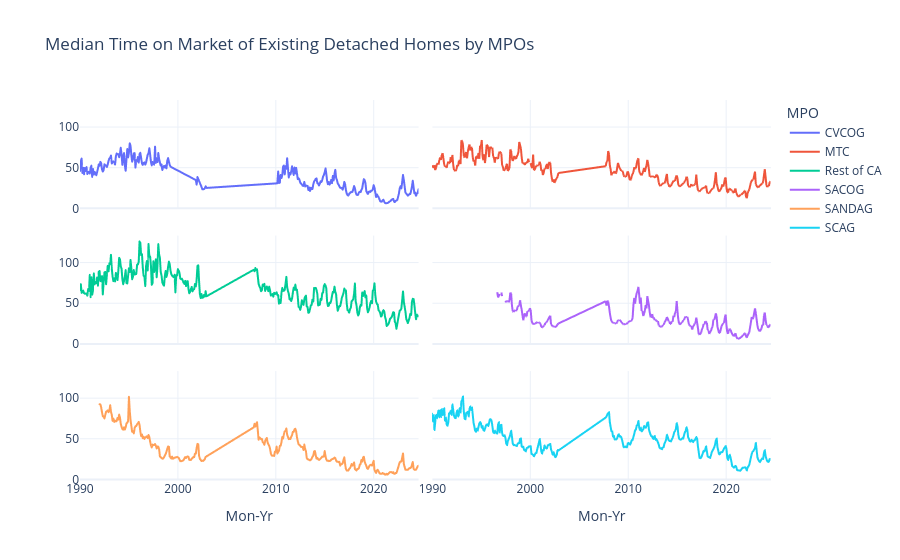

Notebook code for this chart:
### Code cell
# Median Time on Market plot

fig = px.line(mpo_frame, 
              x='Mon-Yr', 
              y='Market Time', 
              color='MPO', 
              facet_col='MPO', 
              template='plotly_white',
              facet_col_wrap=2, title='Median Time on Market of Existing Detached Homes by MPOs',
              labels={"Market Time": "Time in Days"})

fig.update_layout(
    yaxis_title=None,
    showlegend=True            
)

fig.for_each_annotation(lambda a: a.update(text=''))
fig.for_each_yaxis(lambda y: y.update(title_text=''))


fig.show()

### Figure 1 — Plotly figure (JSON) as saved in the notebook; plotly's stock layout.template omitted (floating-point values rounded to 4 significant figures; data arrays with more than 128 entries replaced by an {"elided": "..."} marker saying what was removed)
{"data": [{"hovertemplate": "MPO=CVCOG<br>Mon-Yr=%{x}<br>Time in Days=%{y}<extra></extra>", "legendgroup": "CVCOG", "line": {"color": "#636efa", "dash": "solid"}, "marker": {"symbol": "circle"}, "mode": "lines", "name": "CVCOG", "showlegend": true, "type": "scattergl", "x": {"elided": "290 str values"}, "xaxis": "x5", "y": {"elided": "290 float values"}, "yaxis": "y5"}, {"hovertemplate": "MPO=MTC<br>Mon-Yr=%{x}<br>Time in Days=%{y}<extra></extra>", "legendgroup": "MTC", "line": {"color": "#EF553B", "dash": "solid"}, "marker": {"symbol": "circle"}, "mode": "lines", "name": "MTC", "showlegend": true, "type": "scattergl", "x": {"elided": "353 str values"}, "xaxis": "x6", "y": {"elided": "353 float values"}, "yaxis": "y6"}, {"hovertemplate": "MPO=Rest of CA<br>Mon-Yr=%{x}<br>Time in Days=%{y}<extra></extra>", "legendgroup": "Rest of CA", "line": {"color": "#00cc96", "dash": "solid"}, "marker": {"symbol": "circle"}, "mode": "lines", "name": "Rest of CA", "showlegend": true, "type": "scattergl", "x": {"elided": "354 str values"}, "xaxis": "x3", "y": {"elided": "354 float values"}, "yaxis": "y3"}, {"hovertemplate": "MPO=SACOG<br>Mon-Yr=%{x}<br>Time in Days=%{y}<extra></extra>", "legendgroup": "SACOG", "line": {"color": "#ab63fa", "dash": "solid"}, "marker": {"symbol": "circle"}, "mode": "lines", "name": "SACOG", "showlegend": true, "type": "scattergl", "x": {"elided": "274 str values"}, "xaxis": "x4", "y": {"elided": "274 float values"}, "yaxis": "y4"}, {"hovertemplate": "MPO=SANDAG<br>Mon-Yr=%{x}<br>Time in Days=%{y}<extra></extra>", "legendgroup": "SANDAG", "line": {"color": "#FFA15A", "dash": "solid"}, "marker": {"symbol": "circle"}, "mode": "lines", "name": "SANDAG", "showlegend": true, "type": "scattergl", "x": {"elided": "328 str values"}, "xaxis": "x", "y": {"elided": "328 float values"}, "yaxis": "y"}, {"hovertemplate": "MPO=SCAG<br>Mon-Yr=%{x}<br>Time in Days=%{y}<extra></extra>", "legendgroup": "SCAG", "line": {"color": "#19d3f3", "dash": "solid"}, "marker": {"symbol": "circle"}, "mode": "lines", "name": "SCAG", "showlegend": true, "type": "scattergl", "x": {"elided": "354 str values"}, "xaxis": "x2", "y": {"elided": "354 float values"}, "yaxis": "y2"}], "layout": {"annotations": [{"font": {}, "showarrow": false, "text": "", "x": 0.245, "xanchor": "center", "xref": "paper", "y": 0.2867, "yanchor": "bottom", "yref": "paper"}, {"font": {}, "showarrow": false, "text": "", "x": 0.755, "xanchor": "center", "xref": "paper", "y": 0.2867, "yanchor": "bottom", "yref": "paper"}, {"font": {}, "showarrow": false, "text": "", "x": 0.245, "xanchor": "center", "xref": "paper", "y": 0.6433, "yanchor": "bottom", "yref": "paper"}, {"font": {}, "showarrow": false, "text": "", "x": 0.755, "xanchor": "center", "xref": "paper", "y": 0.6433, "yanchor": "bottom", "yref": "paper"}, {"font": {}, "showarrow": false, "text": "", "x": 0.245, "xanchor": "center", "xref": "paper", "y": 1.0, "yanchor": "bottom", "yref": "paper"}, {"font": {}, "showarrow": false, "text": "", "x": 0.755, "xanchor": "center", "xref": "paper", "y": 1.0, "yanchor": "bottom", "yref": "paper"}], "legend": {"title": {"text": "MPO"}, "tracegroupgap": 0}, "showlegend": true, "title": {"text": "Median Time on Market of Existing Detached Homes by MPOs"}, "xaxis": {"anchor": "y", "domain": [0, 0.49], "title": {"text": "Mon-Yr"}}, "xaxis2": {"anchor": "y2", "domain": [0.51, 1], "matches": "x", "title": {"text": "Mon-Yr"}}, "xaxis3": {"anchor": "y3", "domain": [0, 0.49], "matches": "x", "showticklabels": false}, "xaxis4": {"anchor": "y4", "domain": [0.51, 1], "matches": "x", "showticklabels": false}, "xaxis5": {"anchor": "y5", "domain": [0, 0.49], "matches": "x", "showticklabels": false}, "xaxis6": {"anchor": "y6", "domain": [0.51, 1], "matches": "x", "showticklabels": false}, "yaxis": {"anchor": "x", "domain": [0, 0.2867], "title": {"text": ""}}, "yaxis2": {"anchor": "x2", "domain": [0, 0.2867], "matches": "y", "showticklabels": false, "title": {"text": ""}}, "yaxis3": {"anchor": "x3", "domain": [0.3567, 0.6433], "matches": "y", "title": {"text": ""}}, "yaxis4": {"anchor": "x4", "domain": [0.3567, 0.6433], "matches": "y", "showticklabels": false, "title": {"text": ""}}, "yaxis5": {"anchor": "x5", "domain": [0.7133, 1.0], "matches": "y", "title": {"text": ""}}, "yaxis6": {"anchor": "x6", "domain": [0.7133, 1.0], "matches": "y", "showticklabels": false, "title": {"text": ""}}}}
